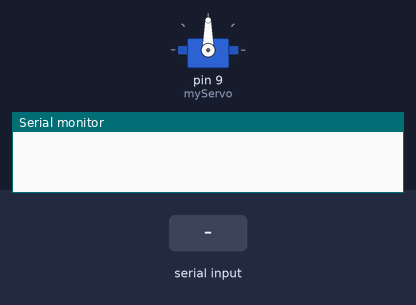
The sketch below on a simulated Arduino Uno, built with avr-gcc and run on an emulated ATmega328P. On the bench: servo, the last lines printed to the serial monitor. The inputs (shaded band) are chosen by the test bench.

Above: at 1.2 s.
1.3 s: "0" received over the second serial link
At 1.7 s:
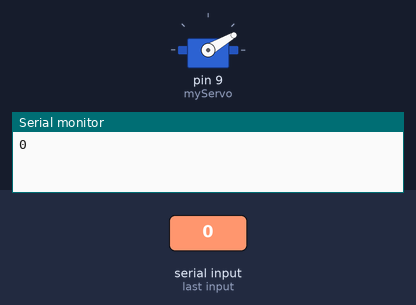
4.3 s: "1" received over the second serial link
7.3 s: "2" received over the second serial link
10.3 s: "3" received over the second serial link
13.3 s: "4" received over the second serial link
Timing chart, 0 to 17.3 s (numbered marks = the images above; inputs shaded):
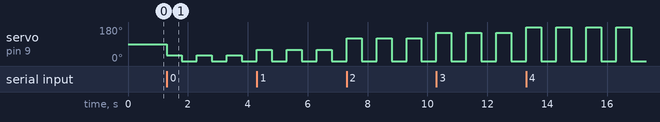

Measured:
- after the input at 1.3 s, servo on pin 9 (myServo): alternates 30° for 0.50 s and 0° for 0.50 s, starting at once

The sketch:

blt_slave_servo.ino
```cpp
// #include <SoftwareSerial.h>
// #include <Servo.h>
// Servo myServo;
// SoftwareSerial BTSerial(10, 11);

// void setup() {
//   myServo.attach(9);
//   Serial.begin(9600);
//   BTSerial.begin(38400);
// }

// void loop() {
//   if (BTSerial.available()) {
//     char receivedChar = BTSerial.read();
//     Serial.write(receivedChar);

//     switch (receivedChar) {
//       case '0':
//         myServo.write(30);
//         delay(500);
//         myServo.write(0);
//         delay(500);
//         break;
//       case '1':
//         myServo.write(60);
//         delay(500);
//         myServo.write(0);
//         delay(500);
//         break;
//       case '2':
//         myServo.write(120);
//         delay(500);
//         myServo.write(0);
//         delay(500);
//         break;
//       case '3':
//         myServo.write(150);
//         delay(500);
//         myServo.write(0);
//         delay(500);
//         break;
//       case '4':
//         myServo.write(180);
//         delay(500);
//         myServo.write(0);
//         delay(500);
//         break;
//       // Add more cases if needed
//       default:
//         // Handle other cases if neede
//         myServo.write(0);
//         delay(15);
//         break;
//     }
//     Serial.println();
//     // delay(500);
//   }
// }

#include <SoftwareSerial.h>
#include <Servo.h>

Servo myServo;
SoftwareSerial BTSerial(10, 11);

void setup() {
  myServo.attach(9, 500, 2400);  // Điều chỉnh các tham số của servo (min, max)
  Serial.begin(9600);
  BTSerial.begin(38400);
}

void loop() {
  if (BTSerial.available()) {
    char receivedChar = BTSerial.read();
    Serial.write(receivedChar);

    switch (receivedChar) {
      case '0':
        while (true) {
          myServo.write(30);  // Quay servo đến góc 30
          delay(500);  // Đợi một chút cho servo di chuyển
          myServo.write(0);  // Quay về góc 0
          delay(500);  // Đợi một chút để servo quay về
          if (BTSerial.available()) {
            break;  // Thoát khỏi vòng lặp nếu nhận được lệnh mới
          }
        }
        break;

      case '1':
        while (true) {
          myServo.write(60);  // Quay servo đến góc 60
          delay(500);  // Đợi một chút cho servo di chuyển
          myServo.write(0);  // Quay về góc 0
          delay(500);  // Đợi một chút để servo quay về
          if (BTSerial.available()) {
            break;  // Thoát khỏi vòng lặp nếu nhận được lệnh mới
          }
        }
        break;

      case '2':
        while (true) {
          myServo.write(120);  // Quay servo đến góc 120
          delay(500);  // Đợi một chút cho servo di chuyển
          myServo.write(0);  // Quay về góc 0
          delay(500);  // Đợi một chút để servo quay về
          if (BTSerial.available()) {
            break;  // Thoát khỏi vòng lặp nếu nhận được lệnh mới
          }
        }
        break;

      case '3':
        while (true) {
          myServo.write(150);  // Quay servo đến góc 150
          delay(500);  // Đợi một chút cho servo di chuyển
          myServo.write(0);  // Quay về góc 0
          delay(500);  // Đợi một chút để servo quay về
          if (BTSerial.available()) {
            break;  // Thoát khỏi vòng lặp nếu nhận được lệnh mới
          }
        }
        break;

      case '4':
        while (true) {
          myServo.write(180);  // Quay servo đến góc 180
          delay(500);  // Đợi một chút cho servo di chuyển
          myServo.write(0);  // Quay về góc 0
          delay(500);  // Đợi một chút để servo quay về
          if (BTSerial.available()) {
            break;  // Thoát khỏi vòng lặp nếu nhận được lệnh mới
          }
        }
        break;

      // Thêm các trường hợp khác nếu cần
      default:
        myServo.write(0);  // Đặt servo về góc 0 khi không có lệnh
        delay(15);  // Đảm bảo servo có thời gian để di chuyển
        break;
    }
    Serial.println();
  }
}
```
